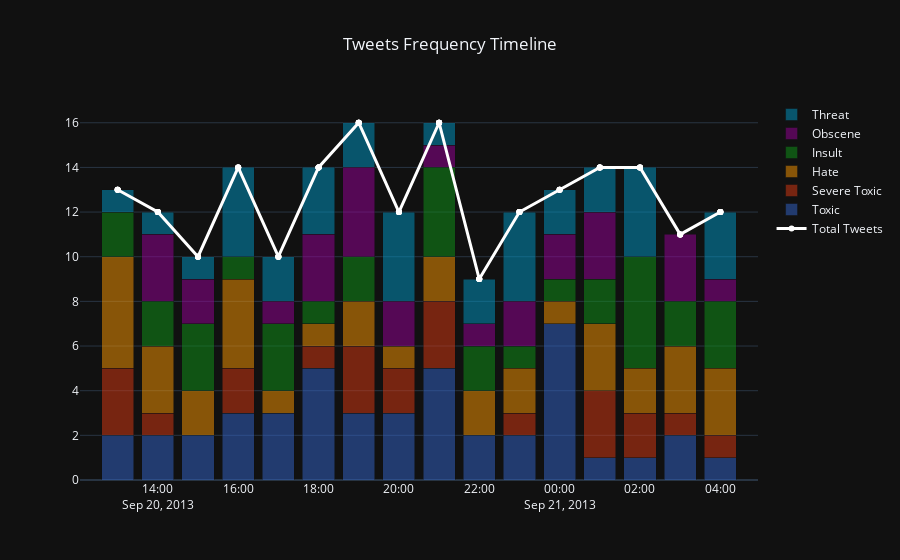

Source (notebook cell):
### Code cell
fig = go.Figure()

#fig.add_scatter(x=na.fecha_hechos, y=na.fk_euv, mode='lines+markers', name= 'No especificado')
#fig.add_scatter(x=emer.fecha_hechos, y=emer.fk_euv, mode='lines+markers', name='Emergencia')
#fig.add_scatter(x=prev.fecha_hechos, y=prev.fk_euv, mode='lines+markers', name='Preventiva')

fig.add_trace(go.Scatter(
        x=c.time,
        y=c.dt_str_y,
        name='Total Tweets',
        #text=na['var'],
        #hovertemplate=
        #"<b>%{text}</b><br><br>" +
        #"GDP per Capita: %{x:$,.0f}<br>" +
        #"Life Expectation: %{y:.0%}<br>" +
        #"Population: %{marker.size:,}" +
        #"<extra></extra>",
        #marker_size=continent['size'],
        mode='markers+lines',
        line=dict(color='white', width=3),
        ))
fig.add_trace(go.Bar(
        x=toxic.time,
        y=toxic.dt_str_x,
        name='Toxic',
        #visible=True
        opacity=.5,
        marker=dict(color=px.colors.qualitative.G10[0])
        ))
fig.add_trace(go.Bar(
        x=severe.time,
        y=severe.dt_str_x,
        name='Severe Toxic',
        opacity=.5,
        #visible="legendonly"
        marker=dict(color=px.colors.qualitative.G10[1])
        ))
fig.add_trace(go.Bar(
        x=hate.time,
        y=hate.dt_str_x,
        name='Hate',
        opacity=.5,
        marker=dict(color=px.colors.qualitative.G10[2])
        #visible="legendonly"
        ))
fig.add_trace(go.Bar(
        x=insult.time,
        y=insult.dt_str_x,
        name='Insult',
        opacity=.5,
        marker=dict(color=px.colors.qualitative.G10[3])
        #visible="legendonly"
        ))
fig.add_trace(go.Bar(
        x=obscene.time,
        y=obscene.dt_str_x,
        name='Obscene',
        opacity=.5, 
        marker=dict(color=px.colors.qualitative.G10[4])
        #visible="legendonly"
        ))
fig.add_trace(go.Bar(
        x=threat.time,
        y=threat.dt_str_x,
        name='Threat',
        opacity=.5,
        marker=dict(color=px.colors.qualitative.G10[5])
        #visible="legendonly"
        ))

fig.update_layout(barmode='stack',template=template,title={"text": "Tweets Frequency Timeline", "x": 0.5},)

### Figure 1 — Plotly figure (JSON) as saved in the notebook; plotly's stock layout.template omitted (floating-point values rounded to 4 significant figures)
{"data": [{"line": {"color": "white", "width": 3}, "mode": "markers+lines", "name": "Total Tweets", "type": "scatter", "x": ["2013-09-20T13:00:00", "2013-09-20T13:00:00", "2013-09-20T13:00:00", "2013-09-20T13:00:00", "2013-09-20T13:00:00", "2013-09-20T14:00:00", "2013-09-20T14:00:00", "2013-09-20T14:00:00", "2013-09-20T14:00:00", "2013-09-20T14:00:00", "2013-09-20T14:00:00", "2013-09-20T15:00:00", "2013-09-20T15:00:00", "2013-09-20T15:00:00", "2013-09-20T15:00:00", "2013-09-20T15:00:00", "2013-09-20T16:00:00", "2013-09-20T16:00:00", "2013-09-20T16:00:00", "2013-09-20T16:00:00", "2013-09-20T16:00:00", "2013-09-20T17:00:00", "2013-09-20T17:00:00", "2013-09-20T17:00:00", "2013-09-20T17:00:00", "2013-09-20T17:00:00", "2013-09-20T18:00:00", "2013-09-20T18:00:00", "2013-09-20T18:00:00", "2013-09-20T18:00:00", "2013-09-20T18:00:00", "2013-09-20T18:00:00", "2013-09-20T19:00:00", "2013-09-20T19:00:00", "2013-09-20T19:00:00", "2013-09-20T19:00:00", "2013-09-20T19:00:00", "2013-09-20T19:00:00", "2013-09-20T20:00:00", "2013-09-20T20:00:00", "2013-09-20T20:00:00", "2013-09-20T20:00:00", "2013-09-20T20:00:00", "2013-09-20T21:00:00", "2013-09-20T21:00:00", "2013-09-20T21:00:00", "2013-09-20T21:00:00", "2013-09-20T21:00:00", "2013-09-20T21:00:00", "2013-09-20T22:00:00", "2013-09-20T22:00:00", "2013-09-20T22:00:00", "2013-09-20T22:00:00", "2013-09-20T22:00:00", "2013-09-20T23:00:00", "2013-09-20T23:00:00", "2013-09-20T23:00:00", "2013-09-20T23:00:00", "2013-09-20T23:00:00", "2013-09-20T23:00:00", "2013-09-21T00:00:00", "2013-09-21T00:00:00", "2013-09-21T00:00:00", "2013-09-21T00:00:00", "2013-09-21T00:00:00", "2013-09-21T01:00:00", "2013-09-21T01:00:00", "2013-09-21T01:00:00", "2013-09-21T01:00:00", "2013-09-21T01:00:00", "2013-09-21T01:00:00", "2013-09-21T02:00:00", "2013-09-21T02:00:00", "2013-09-21T02:00:00", "2013-09-21T02:00:00", "2013-09-21T02:00:00", "2013-09-21T03:00:00", "2013-09-21T03:00:00", "2013-09-21T03:00:00", "2013-09-21T03:00:00", "2013-09-21T03:00:00", "2013-09-21T04:00:00", "2013-09-21T04:00:00", "2013-09-21T04:00:00", "2013-09-21T04:00:00", "2013-09-21T04:00:00", "2013-09-21T04:00:00"], "y": [13, 13, 13, 13, 13, 12, 12, 12, 12, 12, 12, 10, 10, 10, 10, 10, 14, 14, 14, 14, 14, 10, 10, 10, 10, 10, 14, 14, 14, 14, 14, 14, 16, 16, 16, 16, 16, 16, 12, 12, 12, 12, 12, 16, 16, 16, 16, 16, 16, 9, 9, 9, 9, 9, 12, 12, 12, 12, 12, 12, 13, 13, 13, 13, 13, 14, 14, 14, 14, 14, 14, 14, 14, 14, 14, 14, 11, 11, 11, 11, 11, 12, 12, 12, 12, 12, 12]}, {"marker": {"color": "#3366CC"}, "name": "Toxic", "opacity": 0.5, "type": "bar", "x": ["2013-09-20T13:00:00", "2013-09-20T14:00:00", "2013-09-20T15:00:00", "2013-09-20T16:00:00", "2013-09-20T17:00:00", "2013-09-20T18:00:00", "2013-09-20T19:00:00", "2013-09-20T20:00:00", "2013-09-20T21:00:00", "2013-09-20T22:00:00", "2013-09-20T23:00:00", "2013-09-21T00:00:00", "2013-09-21T01:00:00", "2013-09-21T02:00:00", "2013-09-21T03:00:00", "2013-09-21T04:00:00"], "y": [2, 2, 2, 3, 3, 5, 3, 3, 5, 2, 2, 7, 1, 1, 2, 1]}, {"marker": {"color": "#DC3912"}, "name": "Severe Toxic", "opacity": 0.5, "type": "bar", "x": ["2013-09-20T13:00:00", "2013-09-20T14:00:00", "2013-09-20T16:00:00", "2013-09-20T18:00:00", "2013-09-20T19:00:00", "2013-09-20T20:00:00", "2013-09-20T21:00:00", "2013-09-20T23:00:00", "2013-09-21T01:00:00", "2013-09-21T02:00:00", "2013-09-21T03:00:00", "2013-09-21T04:00:00"], "y": [3, 1, 2, 1, 3, 2, 3, 1, 3, 2, 1, 1]}, {"marker": {"color": "#FF9900"}, "name": "Hate", "opacity": 0.5, "type": "bar", "x": ["2013-09-20T13:00:00", "2013-09-20T14:00:00", "2013-09-20T15:00:00", "2013-09-20T16:00:00", "2013-09-20T17:00:00", "2013-09-20T18:00:00", "2013-09-20T19:00:00", "2013-09-20T20:00:00", "2013-09-20T21:00:00", "2013-09-20T22:00:00", "2013-09-20T23:00:00", "2013-09-21T00:00:00", "2013-09-21T01:00:00", "2013-09-21T02:00:00", "2013-09-21T03:00:00", "2013-09-21T04:00:00"], "y": [5, 3, 2, 4, 1, 1, 2, 1, 2, 2, 2, 1, 3, 2, 3, 3]}, {"marker": {"color": "#109618"}, "name": "Insult", "opacity": 0.5, "type": "bar", "x": ["2013-09-20T13:00:00", "2013-09-20T14:00:00", "2013-09-20T15:00:00", "2013-09-20T16:00:00", "2013-09-20T17:00:00", "2013-09-20T18:00:00", "2013-09-20T19:00:00", "2013-09-20T21:00:00", "2013-09-20T22:00:00", "2013-09-20T23:00:00", "2013-09-21T00:00:00", "2013-09-21T01:00:00", "2013-09-21T02:00:00", "2013-09-21T03:00:00", "2013-09-21T04:00:00"], "y": [2, 2, 3, 1, 3, 1, 2, 4, 2, 1, 1, 2, 5, 2, 3]}, {"marker": {"color": "#990099"}, "name": "Obscene", "opacity": 0.5, "type": "bar", "x": ["2013-09-20T14:00:00", "2013-09-20T15:00:00", "2013-09-20T17:00:00", "2013-09-20T18:00:00", "2013-09-20T19:00:00", "2013-09-20T20:00:00", "2013-09-20T21:00:00", "2013-09-20T22:00:00", "2013-09-20T23:00:00", "2013-09-21T00:00:00", "2013-09-21T01:00:00", "2013-09-21T03:00:00", "2013-09-21T04:00:00"], "y": [3, 2, 1, 3, 4, 2, 1, 1, 2, 2, 3, 3, 1]}, {"marker": {"color": "#0099C6"}, "name": "Threat", "opacity": 0.5, "type": "bar", "x": ["2013-09-20T13:00:00", "2013-09-20T14:00:00", "2013-09-20T15:00:00", "2013-09-20T16:00:00", "2013-09-20T17:00:00", "2013-09-20T18:00:00", "2013-09-20T19:00:00", "2013-09-20T20:00:00", "2013-09-20T21:00:00", "2013-09-20T22:00:00", "2013-09-20T23:00:00", "2013-09-21T00:00:00", "2013-09-21T01:00:00", "2013-09-21T02:00:00", "2013-09-21T04:00:00"], "y": [1, 1, 1, 4, 2, 3, 2, 4, 1, 2, 4, 2, 2, 4, 3]}], "layout": {"barmode": "stack", "title": {"text": "Tweets Frequency Timeline", "x": 0.5}}}
